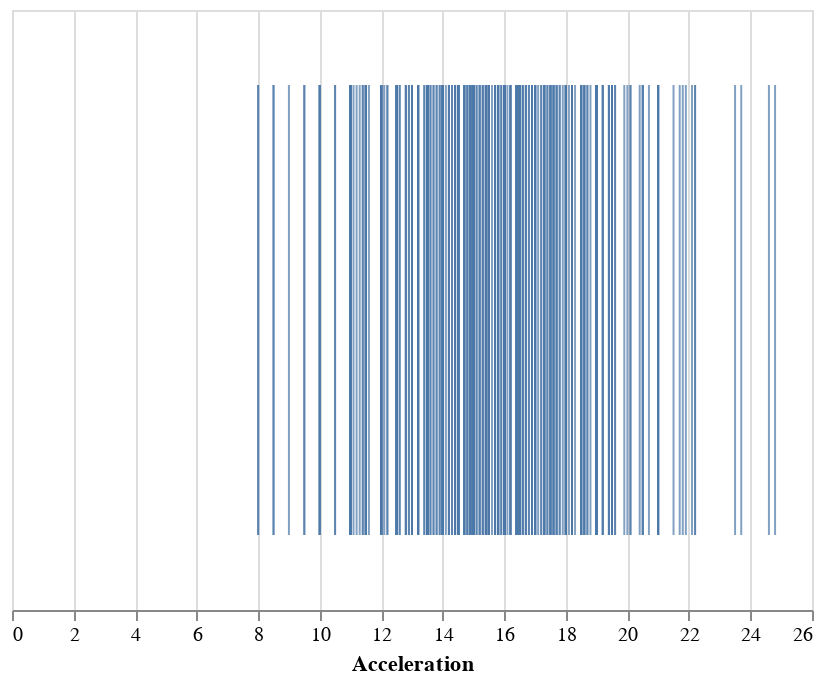

Notebook source saved alongside this figure:
### Markdown cell above
There is another nice mark called `tick`:

### Code cell
alt.Chart(cars).mark_tick().encode(
    x='Acceleration',
)

### Figure 1 — Vega-Lite specification as saved in the notebook (floating-point values rounded to 4 significant figures; data arrays with more than 128 entries replaced by an {"elided": "..."} marker saying what was removed)
{"$schema": "https://vega.github.io/schema/vega-lite/v2.4.1.json", "config": {"view": {"height": 300, "width": 400}}, "data": {"values": {"elided": "406 records"}}, "encoding": {"x": {"field": "Acceleration", "type": "quantitative"}}, "mark": "tick"}
